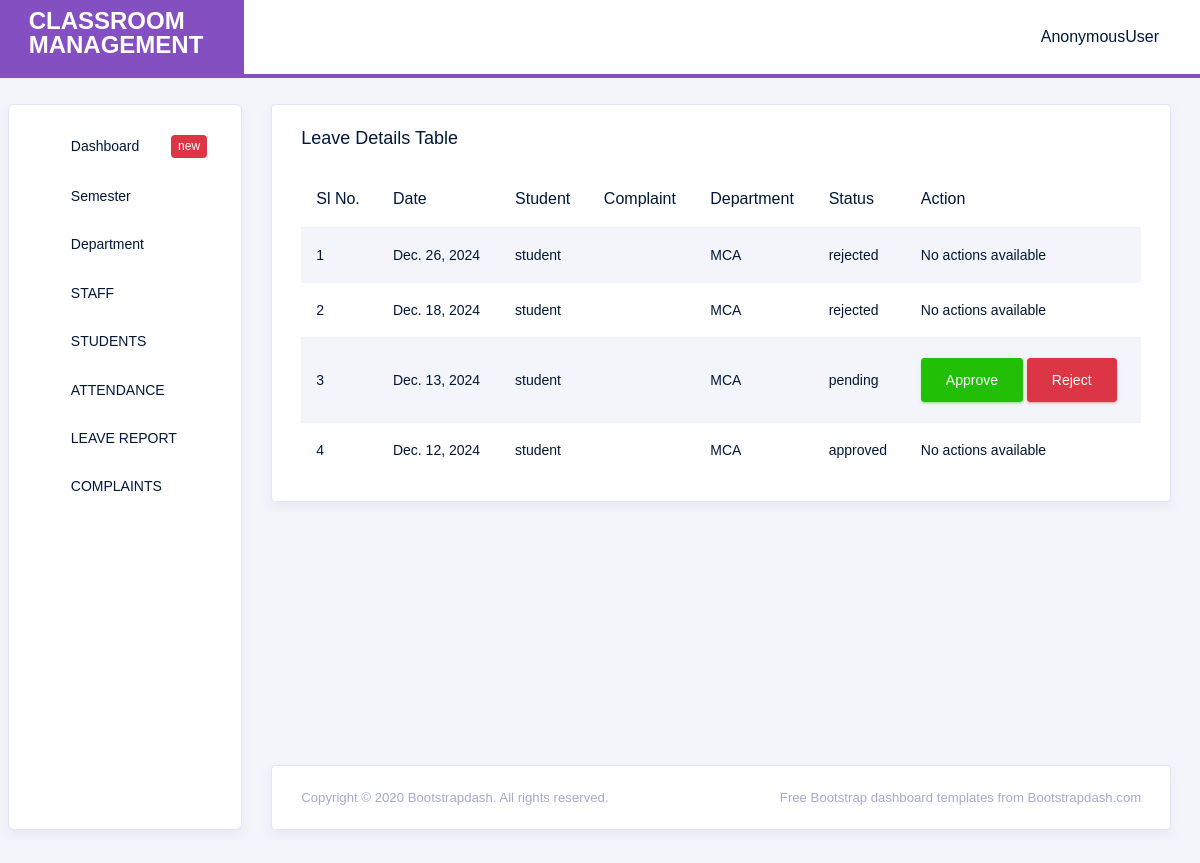
Screenshot of /leave_view_for_staff/3 with the database file from the repository.
### classroom_manager_app/models.py (models this page shows)
class Leave(models.Model):
    date = models.DateField()
    reason = models.TextField()
    status = models.CharField(
        choices=LEAVE_STATUS_CHOICES,
        default='pending', max_length=10
    )
    division = models.ForeignKey(
        Division, on_delete=models.CASCADE,
        related_name='leave'
    )
    student = models.ForeignKey(
        Student, on_delete=models.CASCADE,
        related_name='leave'
    )
    staff = models.ForeignKey(
        Staff, on_delete=models.CASCADE,
        related_name='leave',
        null=True, blank=True
    )

class Student(models.Model):
    user = models.OneToOneField(CustomUser, on_delete=models.CASCADE,related_name='student',null=True,blank=True)
    name = models.CharField(max_length=100)
    contact = models.CharField(max_length=12, null=True, blank=True)
    parent_contact = models.CharField(max_length=12, null=True, blank=True)
    email = models.EmailField(null=True, blank=True)
    division = models.ForeignKey('Division',
                                 on_delete=models.CASCADE,
                                 related_name='student')
    def __str__(self) -> str:
        return self.name

class Division(models.Model):
    division = models.CharField(max_length=100)
    standard = models.ForeignKey(Standard, on_delete=models.CASCADE, related_name='division')
    staff = models.ForeignKey(Staff, on_delete=models.CASCADE, related_name='divisions')
    def __str__(self) -> str:
        return self.division

### classroom_manager_app/views.py (the view)
# urls.py: path('leave_view_for_staff/<int:id>', views.leave_view_for_staff, name='leave_view_for_staff'),
def leave_view_for_staff(request, id):
    leave = Leave.objects.filter(staff__user=id).order_by('-date')
    return render(request, 'leave_view_for_staff.html', {'leave': leave})

### templates/leave_view_for_staff.html (shortened to what this page needs)
{% extends 'staff_home.html' %}
{% load crispy_forms_tags %}
{% block content %}
<div class="col-lg-12 grid-margin stretch-card">
              <div class="card">
                <div class="card-body">
                  <h4 class="card-title">Leave Details Table</h4>
                  <div class="table-responsive">
                    <table class="table table-striped">
                      <thead>
                        <tr>
                          <th>
                            Sl No.
                          </th>
                          <th>
                             Date
                          </th>
                          <th>
                            Student
                         </th>
                          <th>
                            Complaint
                         </th>
                         <th>
                          Department
                       </th>
                       <th>
                        Status
                     </th>
                          <th>
                            Action
                          </th>
                        </tr>
                      </thead>
                      <tbody>
                      {% for i in leave %}
                        <tr>
                          <td>{{forloop.counter}}</td>
                          <td>{{i.date}}</td>
                          <td>{{i.student}}</td>
                          <td>{{i.complaint_text}}</td>
                          <td>{{i.division}}</td>
                          <td>{{i.status}}</td>
                          <td>
                            {% if i.status == 'pending' %}
                                <a href="{% url 'approve_leave' i.id %}" class="btn btn-success">Approve</a>
                                <a href="{% url 'reject_leave' i.id %}" class="btn btn-danger">Reject</a>
                            {% else %}
                                No actions available
                            {% endif %}
                        </td>
                          </tr>
                          {% endfor %}
                      </body>
{% endblock %}

### rows the page displays
Leave: date "Dec. 26, 2024", student "student", division "MCA", status "rejected", shows "No actions available"
Leave: date "Dec. 18, 2024", student "student", division "MCA", status "rejected", shows "No actions available"
Leave: date "Dec. 13, 2024", student "student", division "MCA", status "pending", shows "Approve"
Leave: date "Dec. 12, 2024", student "student", division "MCA", status "approved", shows "No actions available"

### other values shown
{{ request.user }} "AnonymousUser"
